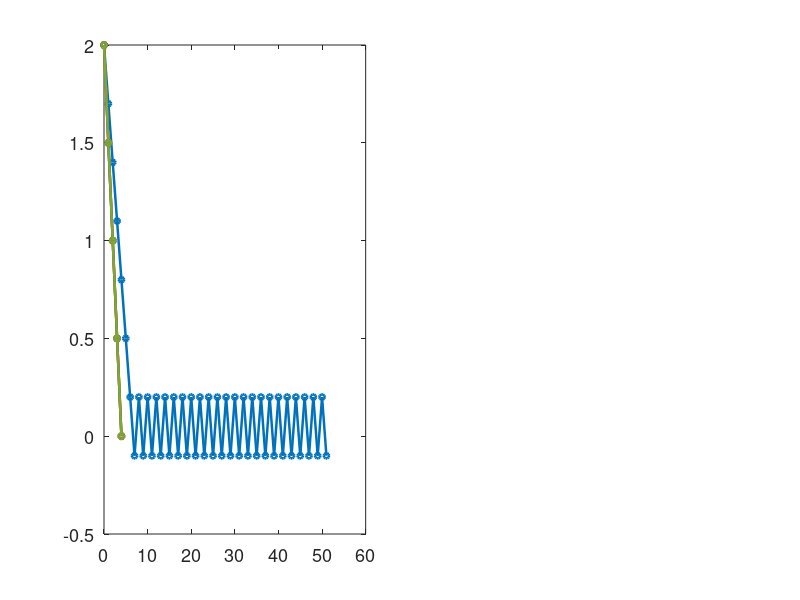

The MATLAB source for this figure: (Note: this script raises an error after producing the figure.)
%% Generate remaining figures (7, 8, 9) for Learning MPC chapter
%  Figures 1-6 already exist.

figDir = 'Figures';
set(0, 'DefaultAxesFontSize', 13, 'DefaultLineLineWidth', 2);
set(0, 'DefaultAxesFontName', 'Helvetica');

%% ================================================================
%% FIGURE 7: LMPC Cost vs Iteration
%% ================================================================
fprintf('Generating Figure 7: LMPC Iterations...\n');
f_lmpc = @(x, u) x + u;
u_max_lm = 0.5;
x0_lm = 2;

% Iteration 0: conservative proportional controller (u = -0.3 * sign(x))
x_traj0 = x0_lm;
u_traj0 = [];
xc = x0_lm;
while abs(xc) > 0.02
    u_app = max(-u_max_lm, min(u_max_lm, -0.3 * sign(xc)));
    xc = f_lmpc(xc, u_app);
    x_traj0(end+1) = xc;
    u_traj0(end+1) = u_app;
    if length(u_traj0) > 50, break; end
end
costs_lm = length(u_traj0);
fprintf('  Iteration 0: %d steps\n', costs_lm);

% Store all iteration trajectories for plotting
all_trajs = {x_traj0};

% Safe set: all visited states and their cost-to-go
SS = x_traj0(:)';
ctg = (length(u_traj0)):-1:0;

% LMPC iterations
n_iter_lm = 6;
costs_all = zeros(1, n_iter_lm+1);
costs_all(1) = costs_lm;

for j = 1:n_iter_lm
    xc = x0_lm;
    x_j = xc;  u_j = [];
    while abs(xc) > 0.02
        % Greedy: search over u to minimise 1 + Q(x_next)
        best_u = -0.3 * sign(xc);  % fallback
        best_cost = 1e6;
        u_grid = linspace(-u_max_lm, u_max_lm, 201);
        for ii = 1:length(u_grid)
            x_next = f_lmpc(xc, u_grid(ii));
            [d, idx] = min(abs(SS - x_next));
            if d < 0.15  % tolerance for matching safe set
                c_try = 1 + ctg(idx);
                if c_try < best_cost
                    best_cost = c_try;
                    best_u = u_grid(ii);
                end
            end
        end
        u_j(end+1) = best_u;
        xc = f_lmpc(xc, best_u);
        x_j(end+1) = xc;
        if length(u_j) > 30, break; end
    end
    costs_all(j+1) = length(u_j);
    all_trajs{end+1} = x_j;
    fprintf('  Iteration %d: %d steps\n', j, length(u_j));

    % Update safe set and cost-to-go
    Tj = length(u_j);
    new_ctg = Tj:-1:0;
    for s = 1:length(x_j)
        [d, idx] = min(abs(SS - x_j(s)));
        if d < 0.02
            ctg(idx) = min(ctg(idx), new_ctg(s));
        else
            SS(end+1) = x_j(s);
            ctg(end+1) = new_ctg(s);
        end
    end
end

fig7 = figure('Position', [100 100 800 500], 'Visible', 'off');
subplot(1,2,1);
colors_lm = lines(min(5, n_iter_lm+1));
for j = 1:min(5, n_iter_lm+1)
    tr = all_trajs{j};
    plot(0:length(tr)-1, tr, '-o', 'LineWidth', 1.8, 'MarkerSize', 4, ...
         'Color', colors_lm(j,:)); hold on;
end
yline(0, 'k-', 'LineWidth', 0.5);
xlabel('Time step $k$', 'Interpreter', 'latex');
ylabel('$x_k$', 'Interpreter', 'latex');
legend(arrayfun(@(j) sprintf('Iter %d', j-1), 1:min(5,n_iter_lm+1), 'UniformOutput', false), ...
       'Interpreter', 'latex', 'FontSize', 10, 'Location', 'northeast');
title('LMPC: State Trajectories', 'FontSize', 14);
grid on; box on;

subplot(1,2,2);
bar(0:n_iter_lm, costs_all, 'FaceColor', [0.2 0.5 0.8], 'EdgeColor', 'none');
xlabel('Iteration $j$', 'Interpreter', 'latex');
ylabel('Steps to reach $x_F = 0$', 'Interpreter', 'latex');
title('LMPC: Cost Improvement', 'FontSize', 14);
grid on; box on;
ylim([0 max(costs_all)+1]);

exportgraphics(fig7, fullfile(figDir, 'fig_lmpc_iterations.pdf'), ...
    'ContentType', 'vector');
close(fig7);
fprintf('  -> fig_lmpc_iterations.pdf\n');


%% ================================================================
%% FIGURE 8: NN Dynamics Learning
%% ================================================================
fprintf('Generating Figure 8: NN Dynamics Learning...\n');
rng(0);
T_nn = 80;
x_nn_data = zeros(T_nn+1, 1);
u_nn_data = 2*rand(T_nn, 1) - 1;
for k = 1:T_nn
    x_nn_data(k+1) = x_nn_data(k) + u_nn_data(k) - 0.1*x_nn_data(k)^3;
end
X_nn_in  = [x_nn_data(1:T_nn), u_nn_data];
Y_nn_out = x_nn_data(2:T_nn+1);

% Train NN
net = fitnet(20, 'trainlm');
net.trainParam.showWindow = false;
net.trainParam.epochs = 200;
net = train(net, X_nn_in', Y_nn_out');

% Predictions
x_test_nn = linspace(-3, 3, 200);
y_true_nn = x_test_nn + 0 - 0.1*x_test_nn.^3;
y_nn_pred = net([x_test_nn; zeros(1,200)]);
y_nom_nn  = x_test_nn;  % nominal model (no drag)

fig8 = figure('Position', [100 100 700 400], 'Visible', 'off');
plot(x_test_nn, y_true_nn, 'r-', 'LineWidth', 2.5); hold on;
plot(x_test_nn, y_nn_pred, 'b--', 'LineWidth', 2);
plot(x_test_nn, y_nom_nn, 'Color', [0.6 0.6 0.6], 'LineWidth', 1.5, 'LineStyle', ':');
xlabel('$x_k$', 'Interpreter', 'latex');
ylabel('$x_{k+1}$', 'Interpreter', 'latex');
legend({'True: $x + u - 0.1x^3$', 'NN prediction', 'Nominal: $x + u$'}, ...
       'Interpreter', 'latex', 'Location', 'northwest', 'FontSize', 12);
title('Neural Network One-Step Prediction ($u = 0$)', 'Interpreter', 'latex', 'FontSize', 14);
grid on; box on; hold off;
exportgraphics(fig8, fullfile(figDir, 'fig_nn_prediction.pdf'), ...
    'ContentType', 'vector');
close(fig8);
fprintf('  -> fig_nn_prediction.pdf\n');


%% ================================================================
%% FIGURE 9: DeePC Noise Sensitivity
%% ================================================================
fprintf('Generating Figure 9: DeePC Noise Sensitivity...\n');

% System
A_di = [1 1; 0 1];  B_di = [0.5; 1];  C_di = [1 0];
nx_di = 2; nu_di = 1; ny_di = 1;

% Base data (noise-free)
rng(3);
T_di = 200;
x_di = zeros(nx_di, T_di+1);
u_di_data = randn(1, T_di);
y_di_data = zeros(1, T_di);
for k = 1:T_di
    y_di_data(k) = C_di * x_di(:,k);
    x_di(:,k+1) = A_di * x_di(:,k) + B_di * u_di_data(k);
end

Tini = 2;  N_di = 10;  L_di = Tini + N_di;
ncol = T_di - L_di + 1;
Q_di = 1;  R_di = 0.1;  lam_g = 100;
u_max_di = 1;  y_max_di = 5;
T_sim_di = 40;

noise_levels = [0, 0.01, 0.1, 0.5];
n_noise = length(noise_levels);

fig9 = figure('Position', [100 100 800 450], 'Visible', 'off');
colors_noise = [0 0.4 0.8; 0 0.7 0.3; 0.9 0.6 0; 0.8 0 0];
opts_qp = optimoptions('quadprog', 'Display', 'off');

for ni = 1:n_noise
    sigma_noise = noise_levels(ni);
    rng(3);

    % Corrupt data
    u_noisy = u_di_data + sigma_noise*randn(size(u_di_data));
    y_noisy = y_di_data + sigma_noise*randn(size(y_di_data));

    % Build Hankel
    Hu_n = zeros(L_di, ncol);  Hy_n = zeros(L_di, ncol);
    for j = 1:ncol
        Hu_n(:,j) = u_noisy(j:j+L_di-1)';
        Hy_n(:,j) = y_noisy(j:j+L_di-1)';
    end
    Up_n = Hu_n(1:Tini,:);      Yp_n = Hy_n(1:Tini,:);
    Uf_n = Hu_n(Tini+1:end,:);  Yf_n = Hy_n(Tini+1:end,:);

    nG = ncol;

    % Pre-compute QP cost matrix (constant for all steps)
    Q_mat = Q_di*(Yf_n'*Yf_n) + R_di*(Uf_n'*Uf_n) + lam_g*eye(nG);

    % Simulate DeePC
    x_s = [4; 0];
    x_h = zeros(nx_di, T_sim_di+1);  x_h(:,1) = x_s;
    u_buf_n = zeros(Tini,1);
    y_buf_n = zeros(Tini,1);
    y_buf_n(end) = C_di * x_s;

    Aineq_n = [Uf_n; -Uf_n; Yf_n; -Yf_n];
    bineq_n = [u_max_di*ones(N_di,1); u_max_di*ones(N_di,1); ...
               y_max_di*ones(N_di,1); y_max_di*ones(N_di,1)];

    for t = 1:T_sim_di
        Aeq_n = [Up_n; Yp_n];
        beq_n = [u_buf_n; y_buf_n];

        g_n = quadprog(2*Q_mat, zeros(nG,1), Aineq_n, bineq_n, Aeq_n, beq_n, [], [], [], opts_qp);
        if isempty(g_n)
            u_a = 0;
        else
            u_f_n = Uf_n * g_n;
            u_a = u_f_n(1);
        end

        x_s = A_di * x_s + B_di * u_a;
        x_h(:,t+1) = x_s;
        u_buf_n = [u_buf_n(2:end); u_a];
        y_buf_n = [y_buf_n(2:end); C_di * x_s];
    end

    plot(0:T_sim_di, x_h(1,:), '-', 'LineWidth', 2, 'Color', colors_noise(ni,:)); hold on;
    fprintf('  Noise sigma=%.2f done\n', sigma_noise);
end
yline(y_max_di, 'k--', 'LineWidth', 1);
yline(-y_max_di, 'k--', 'LineWidth', 1);
xlabel('Time step $k$', 'Interpreter', 'latex');
ylabel('$y_k = x_1$', 'Interpreter', 'latex');
legend(arrayfun(@(s) sprintf('$\\sigma = %.2f$', s), noise_levels, 'UniformOutput', false), ...
       'Interpreter', 'latex', 'FontSize', 12, 'Location', 'northeast');
title('DeePC: Effect of Data Noise on Closed-Loop Performance', 'FontSize', 14);
grid on; box on;

exportgraphics(fig9, fullfile(figDir, 'fig_deepc_noise.pdf'), ...
    'ContentType', 'vector');
close(fig9);
fprintf('  -> fig_deepc_noise.pdf\n');


fprintf('\n=== All remaining figures generated successfully ===\n');
